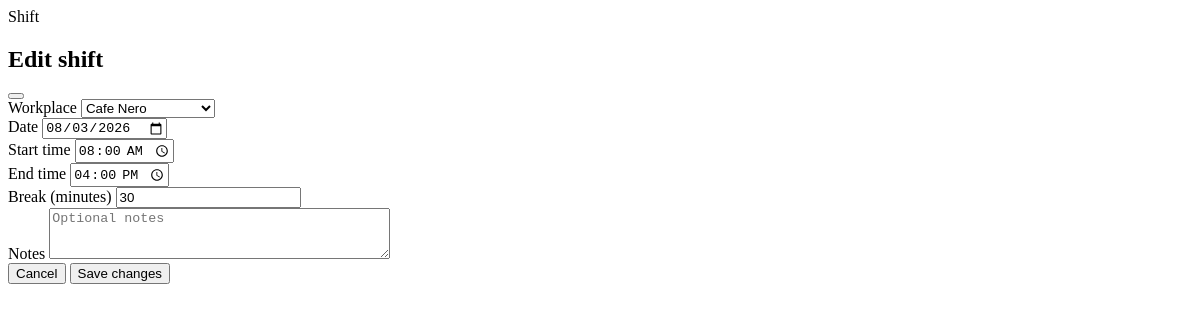
The page /shifts/49/edit/ (signed in) on the database as committed earlier.
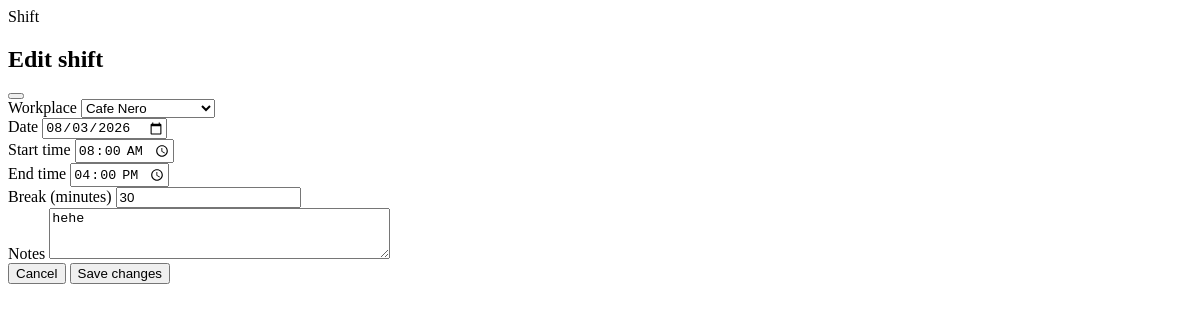
The same page on the database as committed later.
### shifts/models.py (models this page shows, shortened)
class Shift(models.Model):
    user = models.ForeignKey(
        settings.AUTH_USER_MODEL,
        on_delete=models.CASCADE,
        related_name="shifts",
    )
    workplace = models.ForeignKey(
        Workplace,
        on_delete=models.PROTECT,
        related_name="shifts",
    )
    date = models.DateField()
    start_time = models.TimeField()
    end_time = models.TimeField()
    break_minutes = models.PositiveIntegerField(default=0)
    hourly_rate_at_time = models.DecimalField(
        max_digits=6,
        decimal_places=2,
    )
    notes = models.TextField(
        blank=True,
    )
    created_at = models.DateTimeField(auto_now_add=True)
    updated_at = models.DateTimeField(auto_now=True)

### shifts/views.py (the view)
# urls.py: path("shifts/<int:pk>/edit/", views.shift_update, name="shift_update"),
@login_required
def shift_update(request, pk):
    shift = get_object_or_404(
        Shift.objects.select_related("workplace"),
        pk=pk,
        user=request.user,
    )
    try:
        if request.method == "POST":
            form = ShiftForm(request.POST, user=request.user, instance=shift)
            if form.is_valid():
                shift = form.save(commit=False)
                shift.hourly_rate_at_time = shift.workplace.hourly_rate
                shift.save()
                return _after_shift_save(request, "Shift updated.")
        else:
            form = ShiftForm(user=request.user, instance=shift)
        return render(
            request,
            "shifts/partials/modal_form.html",
            {"form": form, "shift": shift},
        )
    except Exception:
        form = ShiftForm(
            request.POST or None,
            user=request.user,
            instance=shift,
        )
        return render(
            request,
            "shifts/partials/modal_form.html",
            {
                "form": form,
                "shift": shift,
                "error": "Could not update this shift.",
            },
        )

### workspaces/models.py (called while the page is built)
    def __str__(self):
        return self.name

### shifts/templates/shifts/partials/modal_form.html (shortened to what this page needs)
<div
    class="modal-overlay"
    role="dialog"
    aria-modal="true"
    aria-labelledby="shift-modal-title"
    onclick="if (event.target === this) closeModal()"
>
    <div class="modal-panel">
        <div class="flex items-start justify-between gap-3">
            <div>
                <p class="text-xs font-medium uppercase tracking-[0.18em] text-teal-800">Shift</p>
                <h2 id="shift-modal-title" class="mt-1 font-serif text-2xl tracking-tight text-stone-900">
                    {% if shift %}Edit shift{% else %}Add shift{% endif %}
                </h2>
            </div>
            <button
                type="button"
                onclick="closeModal()"
                class="rounded-lg p-1 text-stone-400 transition hover:bg-stone-100 hover:text-stone-700"
                aria-label="Close"
            >
            </button>
        </div>
        <form
            method="post"
            hx-post="{% if shift %}{% url 'shift_update' shift.pk %}{% else %}{% url 'shift_create' %}{% endif %}"
            hx-target="#modal"
            hx-swap="innerHTML"
            class="form-control mt-6 space-y-4"
        >
            {% for field in form.visible_fields %}
                <div>
                    <label for="{{ field.id_for_label }}" class="text-sm font-medium text-stone-700">
                        {{ field.label }}
                    </label>
                    {{ field }}
                </div>
            {% endfor %}
            <div class="modal-actions pt-2">
                <button
                    type="button"
                    onclick="closeModal()"
                    class="rounded-xl px-4 py-2.5 text-sm font-medium text-stone-600 transition hover:bg-stone-100"
                >
                    Cancel
                </button>
                <button
                    type="submit"
                    class="rounded-xl bg-teal-800 px-4 py-2.5 text-sm font-semibold text-white shadow-sm transition hover:bg-teal-700"
                >
                    {% if shift %}Save changes{% else %}Save shift{% endif %}
                </button>
            </div>
        </form>
    </div>
</div>

Rows that differ between the two databases and show on the page:
changed Shift "Cafe Nero": notes (not shown) → "hehe"
